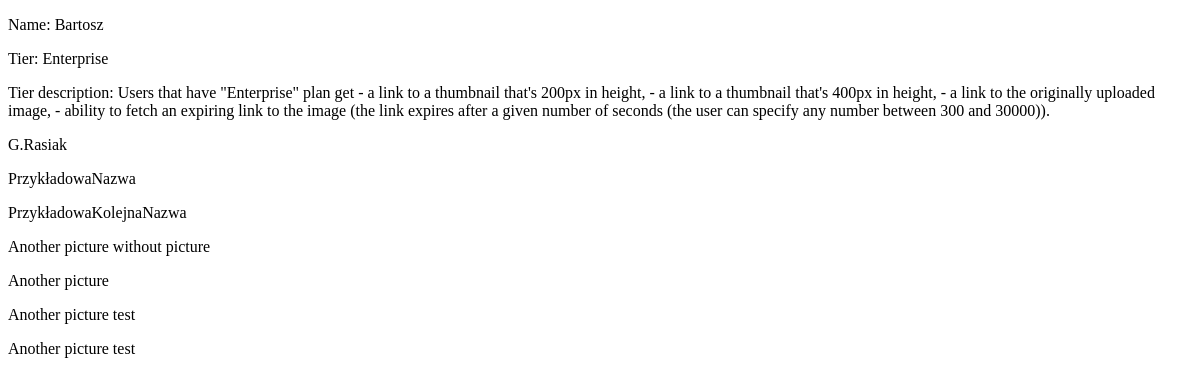
/user-detail/1, run on an earlier commit of the app's database.
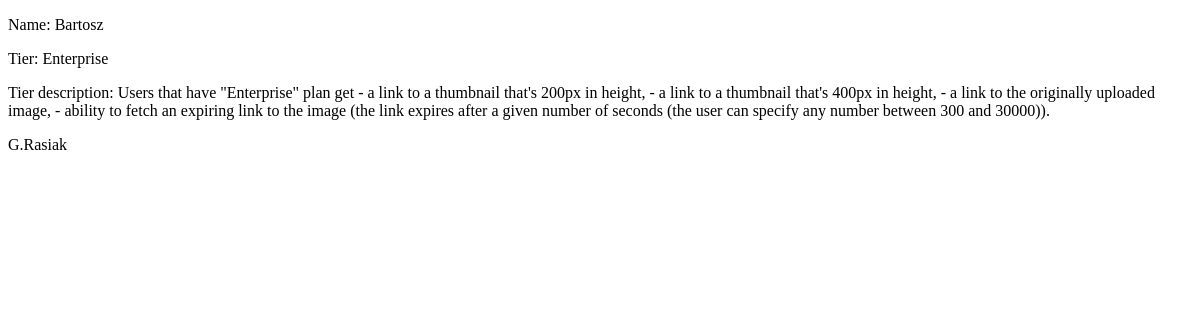
And on a later commit of the database.
### image_upload_app/models.py (models this page shows, shortened)
class Tier(models.Model):
    name = models.CharField(max_length=30)
    description = models.TextField(max_length=400)

class Image(models.Model):
    user = models.ForeignKey(User, on_delete=models.CASCADE)
    file = models.ImageField(upload_to="images", null=True)
    name = models.CharField(max_length=50)
    thumbnail_200 = models.ImageField(upload_to='thumbnails/200/', null=True, blank=True)
    thumbnail_400 = models.ImageField(upload_to='thumbnails/400/', null=True, blank=True)
    file_with_expiring_link = models.ImageField(upload_to="images/expiring", blank=True, null=True)
    link_expiration_seconds = models.IntegerField(validators=[MinValueValidator(300),
        MaxValueValidator(30000),], null=True, blank=True)
    upload_time = models.DateTimeField(auto_now_add=True)

### image_upload_app/views.py (the view)
# urls.py: path("user-detail/<int:id>", views.user_detail, name="user-detail"),
def user_detail(request, id):
    user = User.objects.get(id=id)
    user_tier_association = UserTierAssociation.objects.get(user=user)
    context = {
        "user": user,
        "images": user.image_set.all(),
        "tier": user_tier_association.tier if user_tier_association else None,
    }
    return render(request, 'image_upload_app/user_detail.html', context)

### image_upload_app/templates/image_upload_app/user_detail.html (shortened to what this page needs)
<!DOCTYPE html>
<html lang="en">
<head>
</head>
<body>
    <p>Name: {{ user.username }}</p>
    <p>Tier: {{ tier.name }}</p>
    <p>Tier description: {{ tier.description }}</p>
    {% for image in images %}
        <p>{{ image.name }} </p>
    {% endfor %}
</body>
</html>

What changed in the data, as far as the page shows it:
removed Image: name "PrzykładowaNazwa"
removed Image: name "PrzykładowaKolejnaNazwa"
removed Image: name "Another picture without picture"
removed Image: name "Another picture"
removed Image: name "Another picture test"
removed Image: name "Another picture test"
